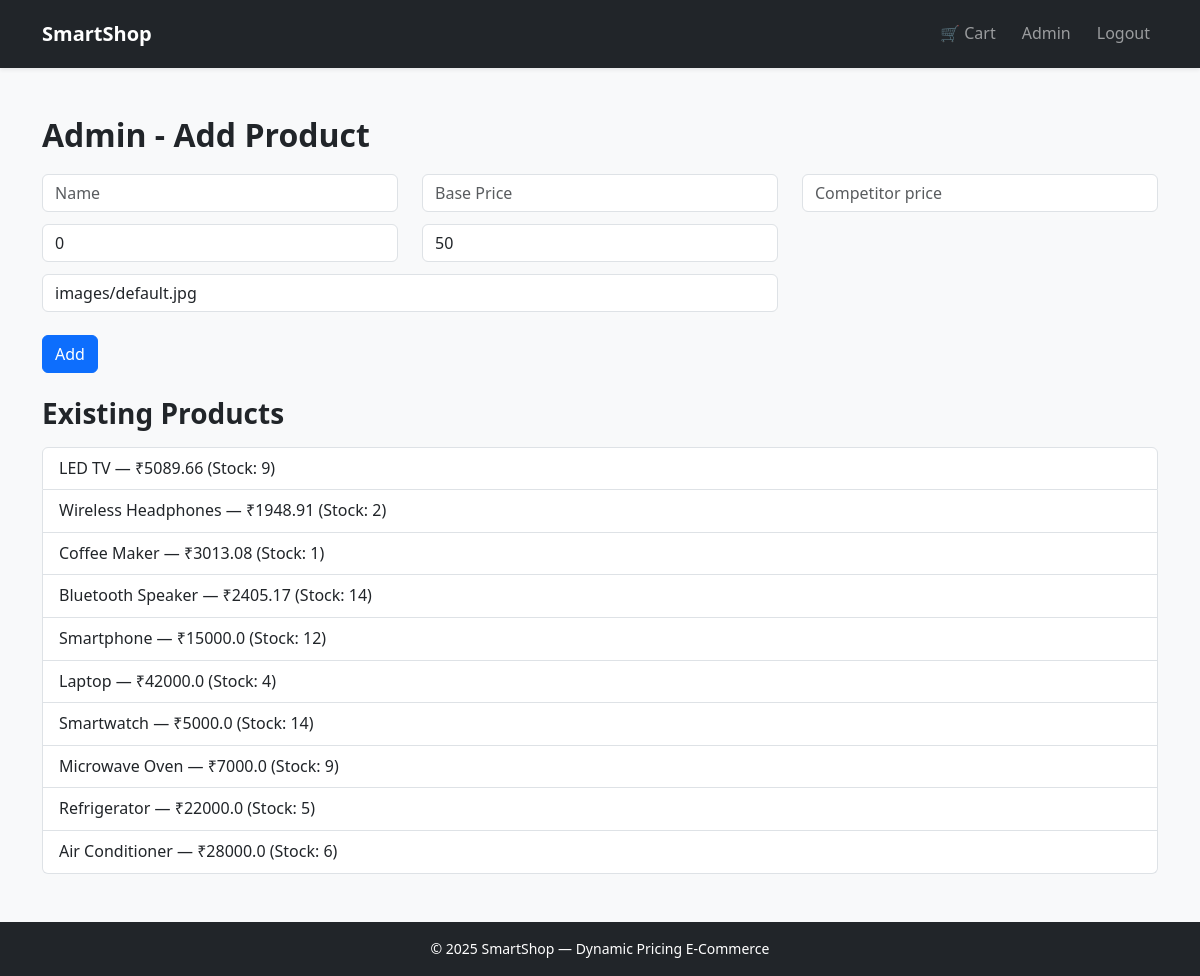
The page /admin (signed in) on the database its author committed.
### app.py (models this page shows)
class Product(db.Model):
    id = db.Column(db.Integer, primary_key=True)
    name = db.Column(db.String(200))
    description = db.Column(db.Text)
    base_price = db.Column(db.Float)
    competitor_price = db.Column(db.Float)
    stock = db.Column(db.Integer, default=0)
    demand = db.Column(db.Integer, default=50)
    image = db.Column(db.String(300), default='images/default.jpg')
    category = db.Column(db.String(100), default='General')
    service_center = db.Column(db.Text, default="")

### app.py (the view, shortened to what this page needs)
@app.route("/admin", methods=["GET", "POST"])
@login_required
def admin():
    if not current_user.is_admin:
        flash("Access denied", "danger")
        return redirect(url_for("home"))
    prods = Product.query.all()
    return render_template("admin.html", products=prods)

### app.py (called while the page is built)
@login_manager.user_loader
def load_user(user_id):
    return db.session.get(User,int(user_id))

### templates/admin.html
{% extends "base.html" %}
{% block content %}
<h2>Admin - Add Product</h2>
<form method="post">
  <div class="row">
    <div class="col-md-4 mb-2"><input class="form-control" name="name" placeholder="Name" required></div>
    <div class="col-md-4 mb-2"><input class="form-control" name="base_price" placeholder="Base Price" type="number" step="0.01" required></div>
    <div class="col-md-4 mb-2"><input class="form-control" name="competitor_price" placeholder="Competitor price" type="number" step="0.01"></div>
    <div class="col-md-4 mb-2"><input class="form-control" name="stock" placeholder="Stock" type="number" value="0"></div>
    <div class="col-md-4 mb-2"><input class="form-control" name="demand" placeholder="Demand" type="number" value="50"></div>
    <div class="col-md-8 mb-2"><input class="form-control" name="image" placeholder="static/images/..." value="images/default.jpg"></div>
    <div class="col-12"><button class="btn btn-primary">Add</button></div>
  </div>
</form>
<h3 class="mt-4">Existing Products</h3>
<ul class="list-group">
  {% for p in products %}
    <li class="list-group-item d-flex justify-content-between">
      {{ p.name }} — ₹{{ p.base_price }} (Stock: {{ p.stock }})
    </li>
  {% endfor %}
</ul>
{% endblock %}

### static/style.css (style rules this page uses)
* { margin: 0; padding: 0; box-sizing: border-box; }
body { font-family: "Segoe UI", Tahoma, Geneva, Verdana, sans-serif; background-color: #f8f9fa; color: #333; line-height: 1.6; }
h1, h2, h3 { font-weight: 600; margin-bottom: 1rem; color: #212529; }
button, .btn { border-radius: 6px; font-weight: 500; transition: all 0.2s ease-in-out; }
form input { width: 100%; padding: 8px; margin-top: 4px; border: 1px solid #ddd; border-radius: 5px; }
form button { margin-top: 15px; padding: 10px 15px; }

### rows shown on the page
Product: name "LED TV", base_price "5089.66", stock "9"
Product: name "Wireless Headphones", base_price "1948.91", stock "2"
Product: name "Coffee Maker", base_price "3013.08", stock "1"
Product: name "Bluetooth Speaker", base_price "2405.17", stock "14"
Product: name "Smartphone", base_price "15000.0", stock "12"
Product: name "Laptop", base_price "42000.0", stock "4"
Product: name "Smartwatch", base_price "5000.0", stock "14"
Product: name "Microwave Oven", base_price "7000.0", stock "9"
Product: name "Refrigerator", base_price "22000.0", stock "5"
Product: name "Air Conditioner", base_price "28000.0", stock "6"
